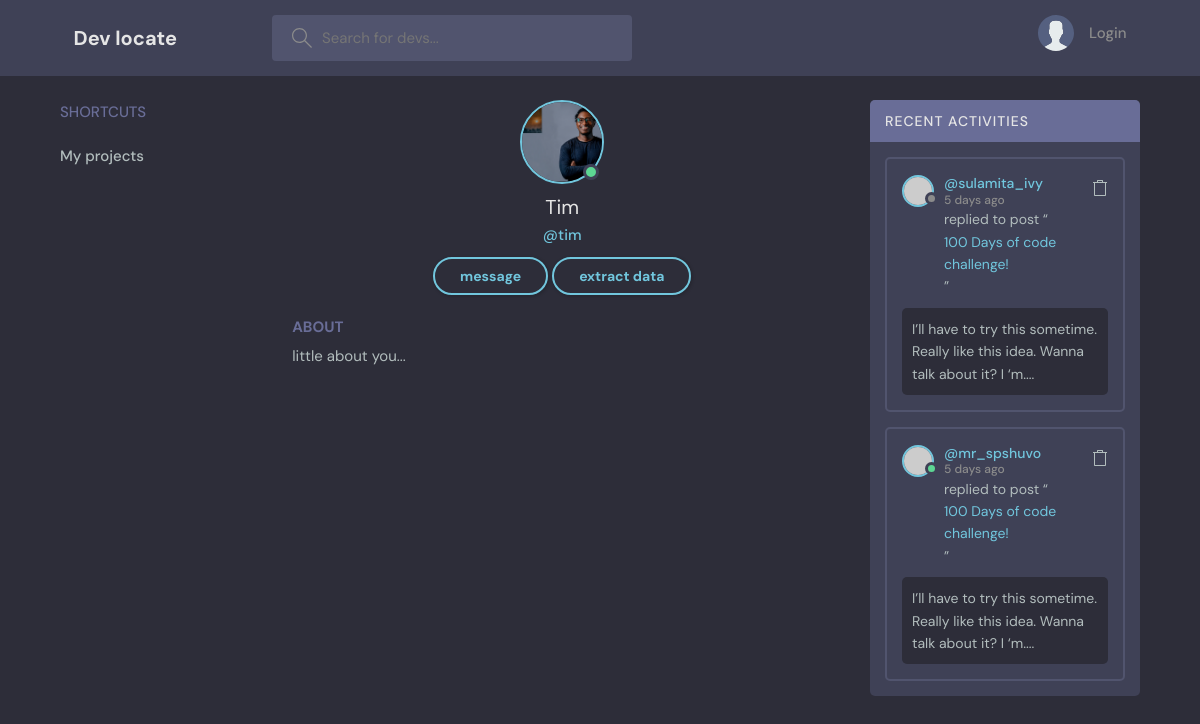
/accounts/profile/1/, run on an earlier commit of the app's database.
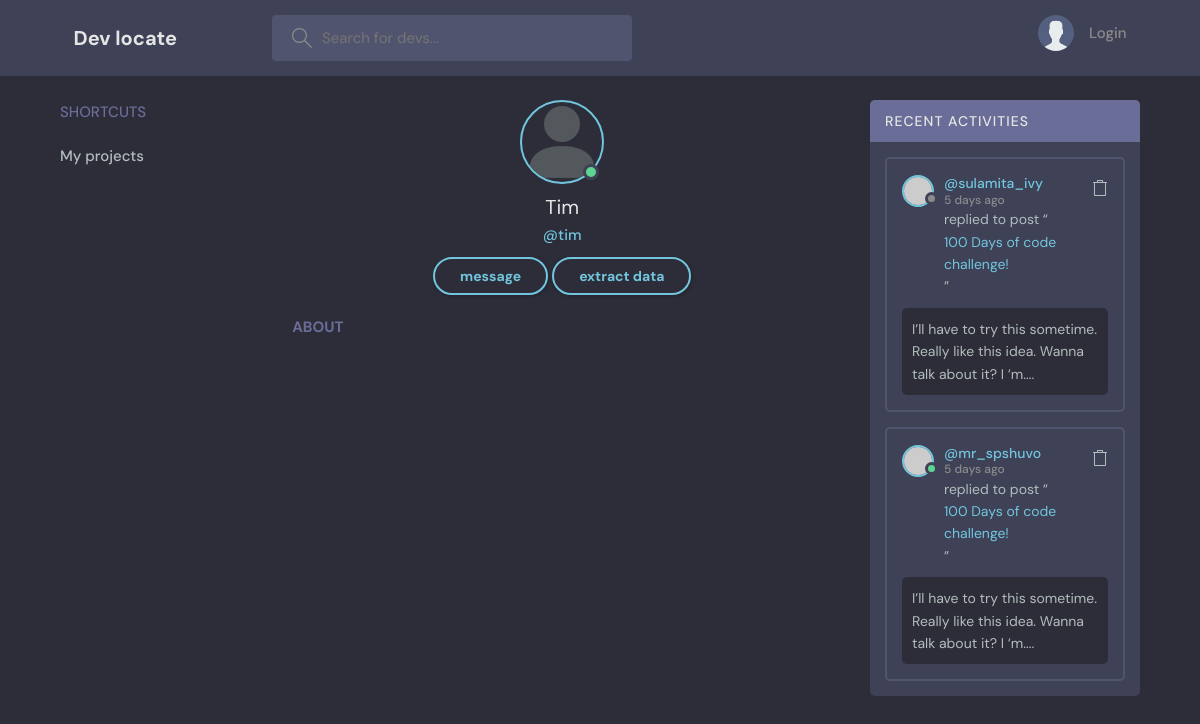
And on a later commit of the database.
### accounts/models.py (models this page shows, shortened)
class Engineer(AbstractUser):
    username = models.CharField(max_length=200, null=True)
    email = models.EmailField(unique=True, null=True)
    bio = models.TextField()
    avatar = models.ImageField(default="profile.png")
    country = models.CharField(max_length=200)
    years_of_experience = models.PositiveIntegerField(null=True, blank=True)
    tech_stack = models.CharField(null=True, blank=True, max_length=300)
    inbox = models.ForeignKey(Message, null=True, on_delete=models.CASCADE)
    USERNAME_FIELD = "email"
    REQUIRED_FIELDS = ["username"]

### accounts/views.py (the view)
# urls.py: path("profile/<str:pk>/", EngineerProfile.as_view(), name="profile"),
class EngineerProfile(DetailView):
    model = Engineer
    template_name = "../templates/profile.html"

### templates/profile.html (shortened to what this page needs)
{% extends 'base.html' %}
{% block content %}
<main class="profile-page layout layout--3">
    <div class="container">
        <div class="topics">
            <div class="topics__header">
                <h2>Shortcuts</h2>
            </div>
            <ul class="topics__list">
                <li>
                    <a href="{% url 'projects' engineer.id %}">My projects</a>
                </li>
            </ul>
        </div>
        <div class="roomList">
            <div class="profile">
                <div class="profile__avatar">
                    <div class="avatar avatar--large active">
                        <img src="{{engineer.avatar.url}}" />
                    </div>
                </div>
                <div class="profile__info">
                    <h3>{{engineer.username|title}}</h3>
                    <p>@{{engineer.username}}</p>
                    <a href="{% url 'message' engineer.id %}" class="btn btn--main btn--pill">message</a>
                    <a href="{% url 'json' engineer.id %}" class="btn btn--main btn--pill">extract data</a>
                </div>
                <div class="profile__about">
                    <h3>About</h3>
                    <p>
                        {{engineer.bio}}
                    </p>
                </div>
            </div>
        </div>
        <div class="activities">
            <div class="activities__header">
                <h2>Recent Activities</h2>
            </div>
            <div class="activities__box">
                <div class="activities__boxHeader roomListRoom__header">
                    <a href="profile.html" class="roomListRoom__author">
                        <div class="avatar avatar--small">
                            <img src="https://randomuser.me/api/portraits/women/11.jpg" />
                        </div>
                        <p>
                            @sulamita_ivy
                            <span>5 days ago</span>
                        </p>
                    </a>
                    <div class="roomListRoom__actions">
                        <a href="#">
                        </a>
                    </div>
                </div>
                <div class="activities__boxContent">
                    <p>replied to post “<a href="room.html">100 Days of code challenge!</a>”</p>
                    <div class="activities__boxRoomContent">
                        I’ll have to try this sometime. Really like this idea. Wanna talk about it? I ‘m....
                    </div>
                </div>
            </div>
            <div class="activities__box">
                <div class="activities__boxHeader roomListRoom__header">
                    <a href="profile.html" class="roomListRoom__author">
                        <div class="avatar avatar--small active">
                            <img src="https://randomuser.me/api/portraits/men/13.jpg" />
                        </div>
                        <p>
                            @mr_spshuvo
                            <span>5 days ago</span>
                        </p>
                    </a>
                    <div class="roomListRoom__actions">
                        <a href="#">
                        </a>
                    </div>
                </div>
                <div class="activities__boxContent">
                    <p>replied to post “<a href="room.html">100 Days of code challenge!</a>”</p>
                    <div class="activities__boxRoomContent">
                        I’ll have to try this sometime. Really like this idea. Wanna talk about it? I ‘m....
                    </div>
                </div>
            </div>
        </div>
    </div>
</main>
{% endblock %}

What changed in the data, as far as the page shows it:
changed Engineer "Tim": avatar: picture removed, a placeholder shows; bio "little about you..." → (not shown)
